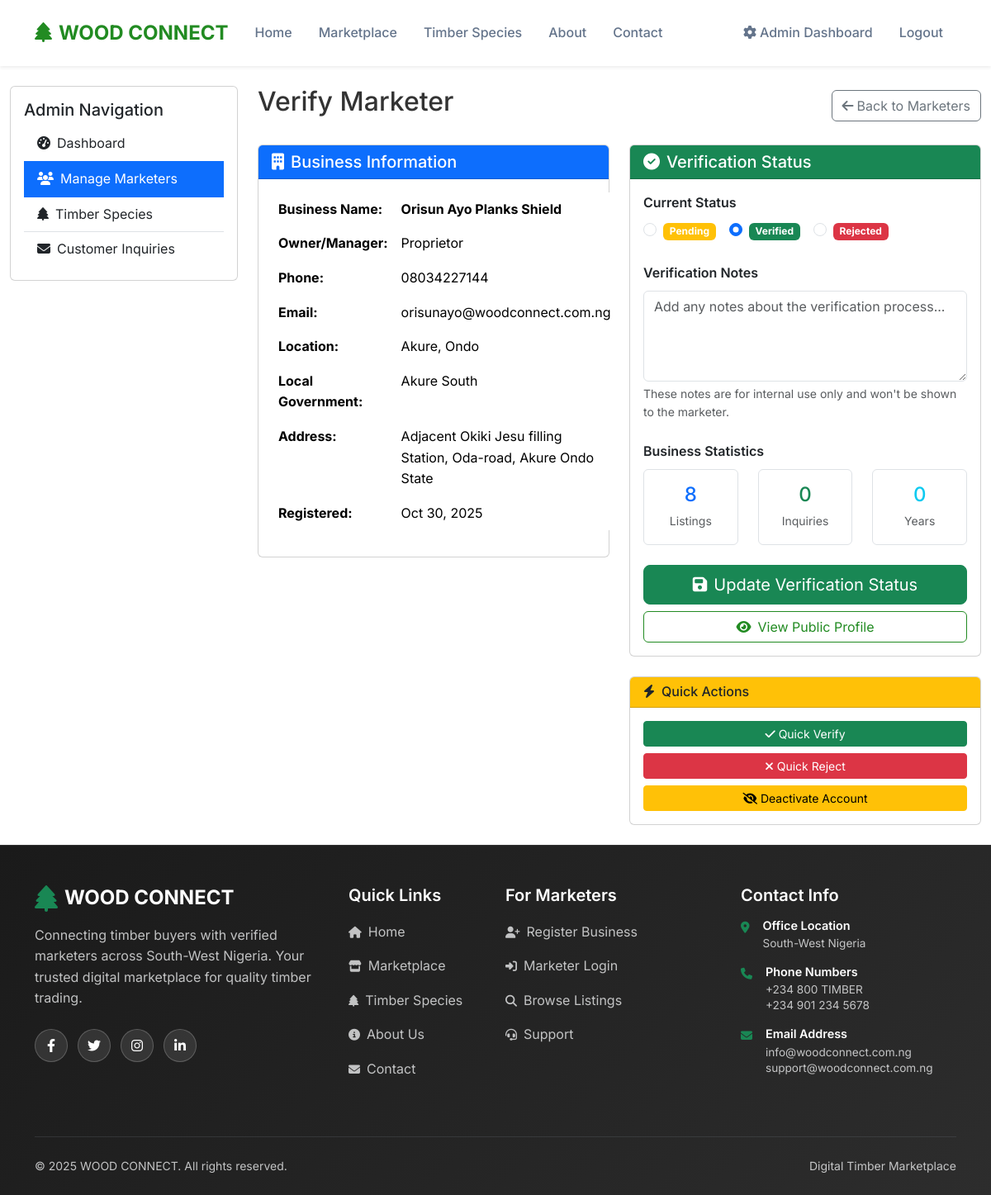
/dashboard/marketer-verify.php?id=1 (signed in), run on the app's committed database.
### tables this page shows
CREATE TABLE `marketers` (
  `id` int(11) NOT NULL,
  `business_name` varchar(255) NOT NULL,
  `owner_name` varchar(255) NOT NULL,
  `address` text NOT NULL,
  `city` varchar(100) NOT NULL,
  `state` enum('Ondo','Ekiti','Osun','Oyo','Ogun','Lagos') NOT NULL,
  `local_government` varchar(100) NOT NULL,
  `phone` varchar(20) NOT NULL,
  `email` varchar(255) DEFAULT NULL,
  `password_hash` varchar(255) DEFAULT NULL,
  `business_description` text DEFAULT NULL,
  `verification_status` enum('pending','verified','rejected') DEFAULT 'verified',
  `verification_notes` text DEFAULT NULL,
  `profile_image` varchar(500) DEFAULT NULL,
  `registration_date` timestamp NOT NULL DEFAULT current_timestamp(),
  `last_login` timestamp NULL DEFAULT NULL,
  `is_active` tinyint(1) DEFAULT 1,
  `reset_token` varchar(100) DEFAULT NULL,
  `reset_expires` timestamp NULL DEFAULT NULL
);

### includes/functions.php (called while the page is built, shortened)
<?php
function url($path = '')
{
    return BASE_URL . '/' . ltrim($path, '/');
}

### dashboard/marketer-verify.php (the view, shortened to what this page needs)
<?php
require_once '../includes/config.php';
$marketer_id = $_GET['id'] ?? 0;
$marketer_stmt = $pdo->prepare("
    SELECT m.*,
           COUNT(i.id) as listing_count,
           COUNT(DISTINCT inv.id) as inquiry_count
    FROM marketers m
    LEFT JOIN inventory i ON m.id = i.marketer_id
    LEFT JOIN inquiries inv ON m.id = inv.marketer_id
    WHERE m.id = ?
    GROUP BY m.id
");
$marketer_stmt->execute([$marketer_id]);
$marketer = $marketer_stmt->fetch(PDO::FETCH_ASSOC);
include '../includes/header.php';
?>
<div class="container-fluid py-4">
  <div class="row">
    <div class="col-lg-3">
      <div class="card">
        <div class="card-body">
          <h5 class="card-title">Admin Navigation</h5>
          <div class="list-group list-group-flush">
            <a href="<?php echo url('dashboard/'); ?>" class="list-group-item list-group-item-action">
              <i class="fas fa-tachometer-alt me-2"></i>Dashboard
            </a>
            <a href="<?php echo url('dashboard/marketers.php'); ?>" class="list-group-item list-group-item-action active">
              <i class="fas fa-users me-2"></i>Manage Marketers
            </a>
            <a href="<?php echo url('dashboard/species.php'); ?>" class="list-group-item list-group-item-action">
              <i class="fas fa-tree me-2"></i>Timber Species
            </a>
            <a href="<?php echo url('dashboard/inquiries.php'); ?>" class="list-group-item list-group-item-action">
              <i class="fas fa-envelope me-2"></i>Customer Inquiries
            </a>
          </div>
        </div>
      </div>
    </div>
    <div class="col-lg-9">
      <div class="d-flex justify-content-between align-items-center mb-4">
        <h2>Verify Marketer</h2>
        <a href="<?php echo url('dashboard/marketers.php'); ?>" class="btn btn-outline-secondary">
          <i class="fas fa-arrow-left me-1"></i>Back to Marketers
        </a>
      </div>
      <div class="row">
        <div class="col-lg-6">
          <div class="card mb-4">
            <div class="card-header bg-primary text-white">
              <h5 class="mb-0"><i class="fas fa-building me-2"></i>Business Information</h5>
            </div>
            <div class="card-body">
              <table class="table table-borderless">
                <tr>
                  <th width="40%">Business Name:</th>
                  <td><strong><?php echo htmlspecialchars($marketer['business_name']); ?></strong></td>
                </tr>
                <tr>
                  <th>Owner/Manager:</th>
                  <td><?php echo htmlspecialchars($marketer['owner_name']); ?></td>
                </tr>
                <tr>
                  <th>Phone:</th>
                  <td><?php echo htmlspecialchars($marketer['phone']); ?></td>
                </tr>
                <tr>
                  <th>Email:</th>
                  <td><?php echo htmlspecialchars($marketer['email']); ?></td>
                </tr>
                <tr>
                  <th>Location:</th>
                  <td><?php echo htmlspecialchars($marketer['city'] . ', ' . $marketer['state']); ?></td>
                </tr>
                <tr>
                  <th>Local Government:</th>
                  <td><?php echo htmlspecialchars($marketer['local_government']); ?></td>
                </tr>
                <tr>
                  <th>Address:</th>
                  <td><?php echo nl2br(htmlspecialchars($marketer['address'])); ?></td>
                </tr>
                <tr>
                  <th>Registered:</th>
                  <td><?php echo date('M j, Y', strtotime($marketer['registration_date'])); ?></td>
                </tr>
              </table>
            </div>
          </div>
        </div>
        <div class="col-lg-6">
          <div class="card">
            <div class="card-header bg-success text-white">
              <h5 class="mb-0"><i class="fas fa-check-circle me-2"></i>Verification Status</h5>
            </div>
            <div class="card-body">
              <form method="POST">
                <div class="mb-4">
                  <label class="form-label fw-semibold">Current Status</label>
                  <div class="d-flex gap-3">
                    <div class="form-check">
                      <input class="form-check-input" type="radio" name="verification_status"
                        value="pending" id="statusPending"
                        <?php echo $marketer['verification_status'] === 'pending' ? 'checked' : ''; ?>>
                      <label class="form-check-label" for="statusPending">
                        <span class="badge bg-warning">Pending</span>
                      </label>
                    </div>
                    <div class="form-check">
                      <input class="form-check-input" type="radio" name="verification_status"
                        value="verified" id="statusVerified"
                        <?php echo $marketer['verification_status'] === 'verified' ? 'checked' : ''; ?>>
                      <label class="form-check-label" for="statusVerified">
                        <span class="badge bg-success">Verified</span>
                      </label>
                    </div>
                    <div class="form-check">
                      <input class="form-check-input" type="radio" name="verification_status"
                        value="rejected" id="statusRejected"
                        <?php echo $marketer['verification_status'] === 'rejected' ? 'checked' : ''; ?>>
                      <label class="form-check-label" for="statusRejected">
                        <span class="badge bg-danger">Rejected</span>
                      </label>
                    </div>
                  </div>
                </div>
                <div class="mb-4">
                  <label for="verification_notes" class="form-label fw-semibold">Verification Notes</label>
                  <textarea class="form-control" id="verification_notes" name="verification_notes"
                    rows="4" placeholder="Add any notes about the verification process..."><?php echo htmlspecialchars($marketer['verification_notes'] ?? ''); ?></textarea>
                  <div class="form-text">These notes are for internal use only and won't be shown to the marketer.</div>
                </div>
                <div class="mb-4">
                  <label class="form-label fw-semibold">Business Statistics</label>
                  <div class="row text-center">
                    <div class="col-4">
                      <div class="border rounded p-3">
                        <h4 class="text-primary mb-1"><?php echo $marketer['listing_count']; ?></h4>
                        <small class="text-muted">Listings</small>
                      </div>
                    </div>
                    <div class="col-4">
                      <div class="border rounded p-3">
                        <h4 class="text-success mb-1"><?php echo $marketer['inquiry_count']; ?></h4>
                        <small class="text-muted">Inquiries</small>
                      </div>
                    </div>
                    <div class="col-4">
                      <div class="border rounded p-3">
                        <h4 class="text-info mb-1">
                          <?php echo date('Y') - date('Y', strtotime($marketer['registration_date'])); ?>
                        </h4>
                        <small class="text-muted">Years</small>
                      </div>
                    </div>
                  </div>
                </div>
                <div class="d-grid gap-2">
                  <button type="submit" class="btn btn-success btn-lg">
                    <i class="fas fa-save me-2"></i>Update Verification Status
                  </button>
                  <a href="<?php echo url('marketplace/profile.php?marketer_id=' . $marketer_id); ?>"
                    class="btn btn-outline-primary" target="_blank">
                    <i class="fas fa-eye me-2"></i>View Public Profile
                  </a>
                </div>
              </form>
            </div>
          </div>
          <div class="card mt-4">
            <div class="card-header bg-warning">
              <h6 class="mb-0"><i class="fas fa-bolt me-2"></i>Quick Actions</h6>
            </div>
            <div class="card-body">
              <div class="d-grid gap-2">
                <a href="<?php echo url('dashboard/marketer-verify.php?id=' . $marketer_id . '&action=verify&from=list'); ?>"
                  class="btn btn-success btn-sm">
                  <i class="fas fa-check me-1"></i>Quick Verify
                </a>
                <a href="<?php echo url('dashboard/marketer-verify.php?id=' . $marketer_id . '&action=reject&from=list'); ?>"
                  class="btn btn-danger btn-sm">
                  <i class="fas fa-times me-1"></i>Quick Reject
                </a>
                <?php if ($marketer['is_active']): ?>
                  <a href="<?php echo url('dashboard/marketers.php?deactivate=' . $marketer_id); ?>"
                    class="btn btn-warning btn-sm">
                    <i class="fas fa-eye-slash me-1"></i>Deactivate Account
                  </a>
                <?php endif; ?>
              </div>
            </div>
          </div>
        </div>
      </div>
    </div>
  </div>
</div>
<?php include '../includes/footer.php'; ?>
</body>
</html>

### assets/css/style.css (style rules this page uses)
:root { --primary-green: #228B22; --earth-brown: #8B4513; --warm-amber: #D2691E; --slate-gray: #64748b; --off-white: #f8fafc; --forest-dark: #1a5e1a; }
* { margin: 0; padding: 0; box-sizing: border-box; }
body { font-family: 'Inter', sans-serif; line-height: 1.6; color: #333; background-color: #fff; }
.btn-outline-primary { border-color: var(--primary-green); color: var(--primary-green); }
html, body { height: 100%; }
body { display: flex; flex-direction: column; min-height: 100vh; }

### data on the page
marketers: business_name "Orisun Ayo Planks Shield", owner_name "Proprietor", phone "08034227144", email "orisunayo@woodconnect.com.ng", city+state "Akure, Ondo", local_government "Akure South", address "Adjacent Okiki Jesu filling Station, Oda-road, Akure Ondo State", registration_date "Oct 30, 2025", verification_status "☐ Pending", verification_status "☑ Verified", verification_status "☐ Rejected"

### other printed values
$marketer['listing_count'] "8"
$marketer['inquiry_count'] "0"
